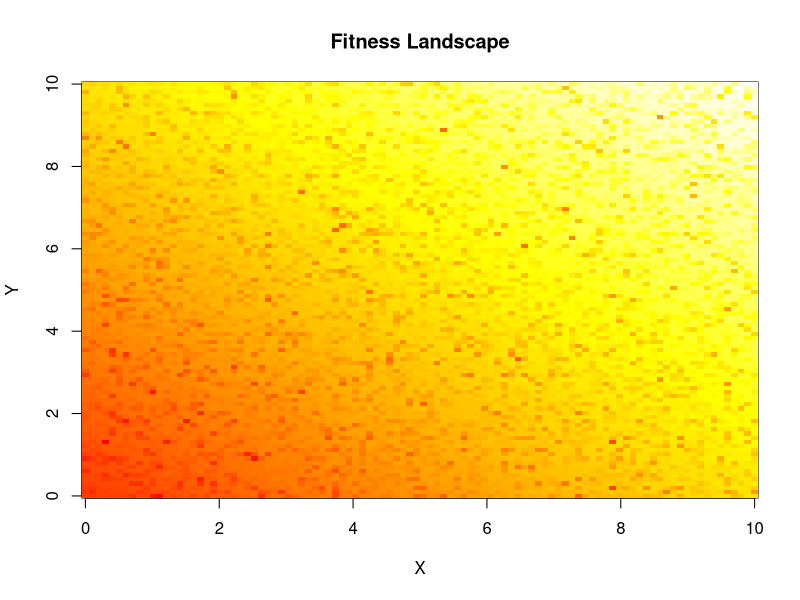

Generate this figure with R:
## ---- chunk 1
knitr::opts_chunk$set(echo = TRUE)
## ---- chunk 2
# Parameters
n_steps <- 100
x_coords <- seq(0, 10, length.out = 100)
y_coords <- seq(0, 10, length.out = 100)
time <- 1:n_steps

# Environmental parameters
pH_opt <- 7
M_opt <- 0.3
T_opt <- 20
k1 <- 1
k2 <- 10
k3 <- 10

# Initialize fitness grids
pH <- outer(x_coords, y_coords, function(x, y) pH_opt + 0.1 * (x + y))
moisture <- M_opt + rnorm(length(x_coords) * length(y_coords), mean = 0, sd = 0.05)
temperature <- T_opt + 5 * sin(2 * pi * time / n_steps)

# Fitness calculation
fitness_env <- function(pH, M, T) {
  F_pH <- 1 / (1 + exp(-k1 * (pH - pH_opt)))
  F_M <- exp(-k2 * (M - M_opt)^2)
  F_T <- exp(-k3 * (T - T_opt)^2)
  F_pH * F_M * F_T
}

# Simulate fitness over time
fitness <- array(NA, dim = c(length(x_coords), length(y_coords), n_steps))
for (t in time) {
  fitness[,,t] <- fitness_env(pH, moisture, temperature[t])
}

# Visualize fitness at final time step
image(x_coords, y_coords, fitness[,,n_steps], main = "Fitness Landscape", xlab = "X", ylab = "Y", col = heat.colors(100))
